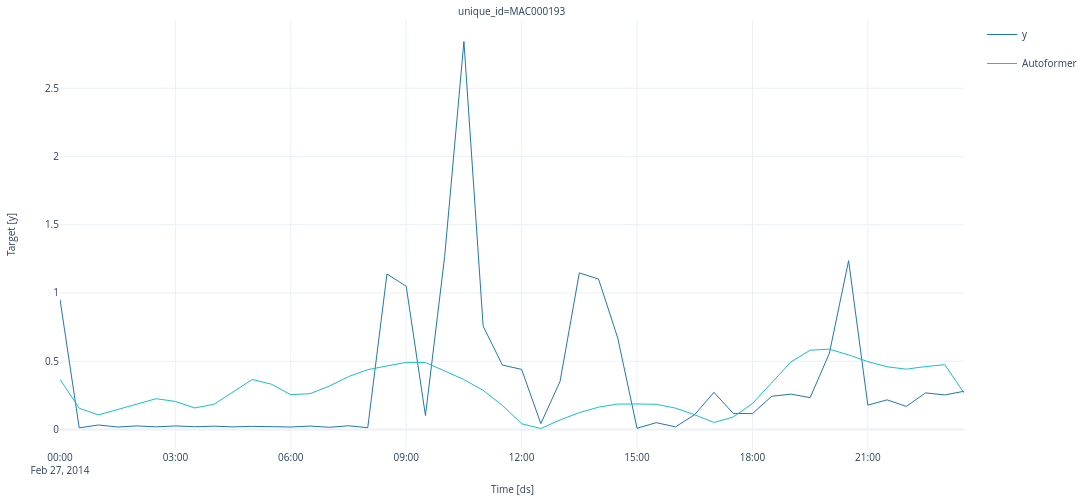

This figure's notebook cell:
### Code cell
horizon = 48

# Try different hyperparmeters to improve accuracy.
models = [
    Autoformer(
        input_size=2 * horizon,  # Length of input sequence (lookback window)
        h=horizon,  # Forecast horizon (number of future steps to predict)
        max_steps=200,  # Number of training steps (epochs)
        scaler_type="standard",  # Normalize the data for stable training
    )
]

nf = NeuralForecast(models=models, freq="30m")
y_hat = nf.cross_validation(
    data,
    step_size=48,
    n_windows=1,
).drop("cutoff")

fig = plot_series(y_hat, y_hat)
fig.show()
evaluate(
    y_hat,
    metrics=metrics,
    train_df=data.select([id_, time_, target_]),
)
